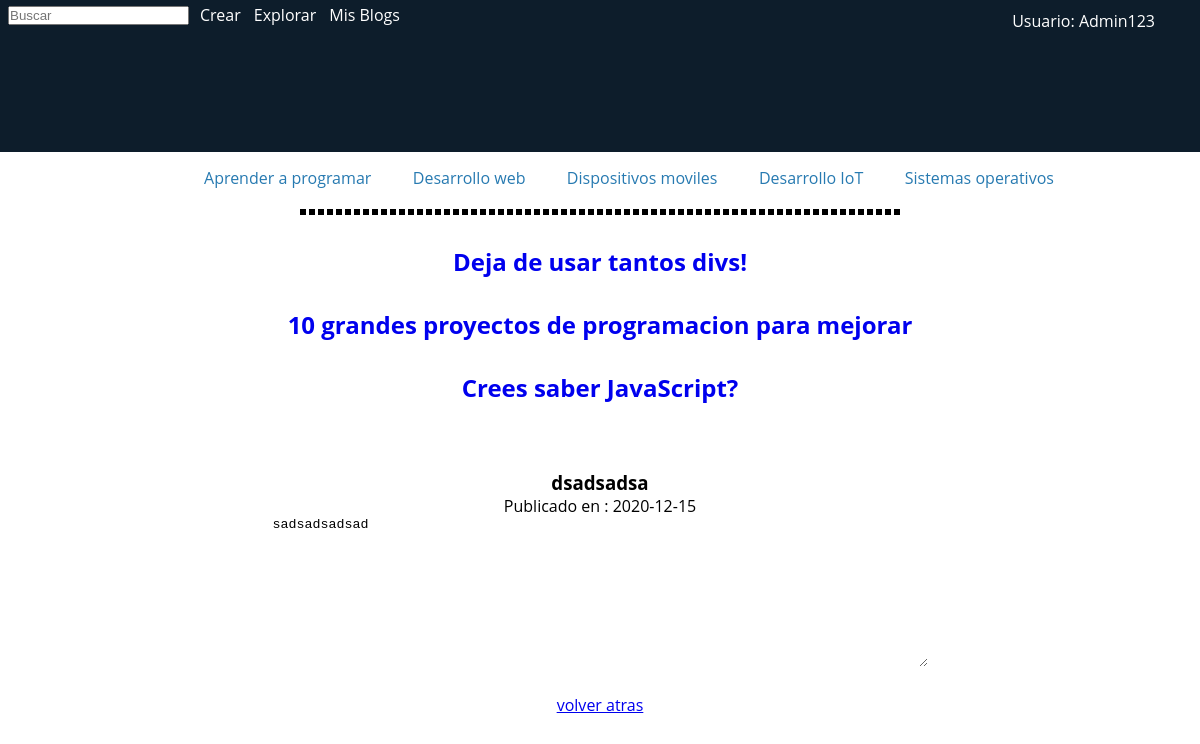
Page /verblog?blog_ID=2 (signed in) on the committed database.
### tables this page shows
CREATE TABLE usuarios (usuario_ID INTEGER PRIMARY KEY AUTOINCREMENT, usuario VARCHAR NOT NULL, contraseña VARCHAR (18) NOT NULL, correo VARCHAR (64) NOT NULL, nombre VARCHAR (15) NOT NULL, apellido VARCHAR (15) NOT NULL, activo BOOLEAN NOT NULL);

CREATE TABLE blogs (blog_ID INTEGER PRIMARY KEY AUTOINCREMENT, titulo VARCHAR (256) NOT NULL, imagen VARCHAR (100), cuerpo TEXT NOT NULL, privado BOOLEAN NOT NULL, etiqueta_ID INTEGER REFERENCES etiquetas (etiqueta_ID), usuario_ID VARCHAR REFERENCES usuarios (usuario_ID) NOT NULL, likes INTEGER, fecha DATE NOT NULL);

### app.py (the view)
@app.route('/verblog', methods=['GET'])
@login_required
def verBlog():
    blog_ID = request.args.get('blog_ID')
    db = get_db()
    blog = db.execute('SELECT * FROM blogs WHERE blog_ID=?',(blog_ID,)).fetchone()
    return render_template('verBlog.html', blog = blog)

### app.py (called while the page is built)
def login_required(view):
    @functools.wraps( view )
    def wrapped_view():
        if g.user is None:
            return redirect( url_for( 'login' ) )
        return view( )
    return wrapped_view

@app.before_request
def load_logged_in_user():
    user_id = session.get( 'usuario_ID' )
    if user_id is None:
            g.user = None
    else:
        g.user = get_db().execute('SELECT * FROM usuarios WHERE usuario_ID = ?', (user_id,)).fetchone()

### db.py (called while the page is built)
def get_db():
    try:
        if 'db' not in g:
            g.db = sqlite3.connect(my_file)
        return g.db
    except Error:
        print(Error)

### Templates/VerBlog.html (shortened to what this page needs)
<!DOCTYPE html>
<html lang="en">
<head>
    <link rel="stylesheet" href="{{ url_for('static', filename='css/dashboardStyle.css') }}" />
</head>
<header>
    <div class="busquedad">
        <input href="/resultados " name="buscar " type="text " autocomplete="off " placeholder="Buscar " />
    </div>
    <div>
        <nav class="menu">
            <a href="/create">crear</a>
            <a href=" ">Explorar</a>
            <a href=" ">mis blogs</a>
        </nav>
    </div>
    <div class="perfil">
        <ul class="nav">
            <li>
                <a href=" ">Usuario: {{session['username']}}</a>
            </li>
        </ul>
    </div>
</header>
<section>
    <div>
        <nav class="recomendados">
            <a href=" ">Aprender a programar</a>
            <a href=" ">Desarrollo web</a>
            <a href=" ">Dispositivos moviles</a>
            <a href=" ">Desarrollo IoT</a>
            <a href=" ">Sistemas operativos</a>
        </nav>
    </div>
    <div class="separador"></div>
    <div class="publicaciones">
        <div class="post">
            <h1>
                <a href="www.google.com.co " rel="bookmark " title="Deja de usar tantos divs! ">Deja de usar tantos divs!</a
            >
          </h1>
        </div>
        <div class="post">
          <h1>
            <a
              href="www.google.com.co "
              rel="bookmark "
              title="10 grandes proyectos de programacion para mejorar "
              >10 grandes proyectos de programacion para mejorar</a
            >
          </h1>
        </div>
        <div class="post">
          <h1>
            <a
              href="www.google.com.co "
              rel="bookmark "
              title="Crees saber JavaScript? "
              >Crees saber JavaScript?</a
            ><br><br><br>
          </h1>
        </div>
      </div>
    </section>
  <section style="text-align: center">
        <h3 readonly="true" class="post-title">{{ blog[1] }}</h3>
        <p   readonly="true" class="date">Publicado en : {{ blog[8] }}</p>
        <textarea style="border: none" readonly="true" cols="80" rows="10" >{{ blog[3] }}</textarea><br><br>
        <a href="{{url_for('dashboard')}}">volver atras</a>
</section>
</body>
</html>

### Static/css/dashboardStyle.css (style rules this page uses)
* { box-sizing: border-box; padding: 0; margin: 0; }
header { width: 100%; height: 152px; background-color: #0d1d2b; }
.busquedad { display: flex; position: relative; top: 6px; left: 8px; max-width: 166px; }
.menu { display: flex; flex-direction: row; flex-wrap: wrap; text-transform: capitalize; justify-content: space-between; max-width: 200px; position: relative; top: -15px; left: 200px; }
.menu a { text-decoration: none; color: white; }
.perfil { position: absolute; top: 0px; right: 30px; }
ul, ol { list-style-type: none; }
.nav li a { background-color: #0d1d2b; color: white; text-decoration: none; padding: 10px 15px; display: block; }
.recomendados { display: flex; flex-direction: row; flex-wrap: wrap; justify-content: space-between; max-width: 850px; margin-top: 15px; margin-left: 17%; }
.recomendados a { text-decoration: none; color: #277ab1; }
.separador { width: 50%; margin-top: 20px; margin-left: 25%; border-style: dashed; }
.post { margin-top: 30px; }
h1 { text-align: center; }
h1 a { text-decoration: none; }

### rows in the picture
usuarios: username "Admin123"
blogs: titulo "dsadsadsa", fecha "2020-12-15", cuerpo "sadsadsadsad"
